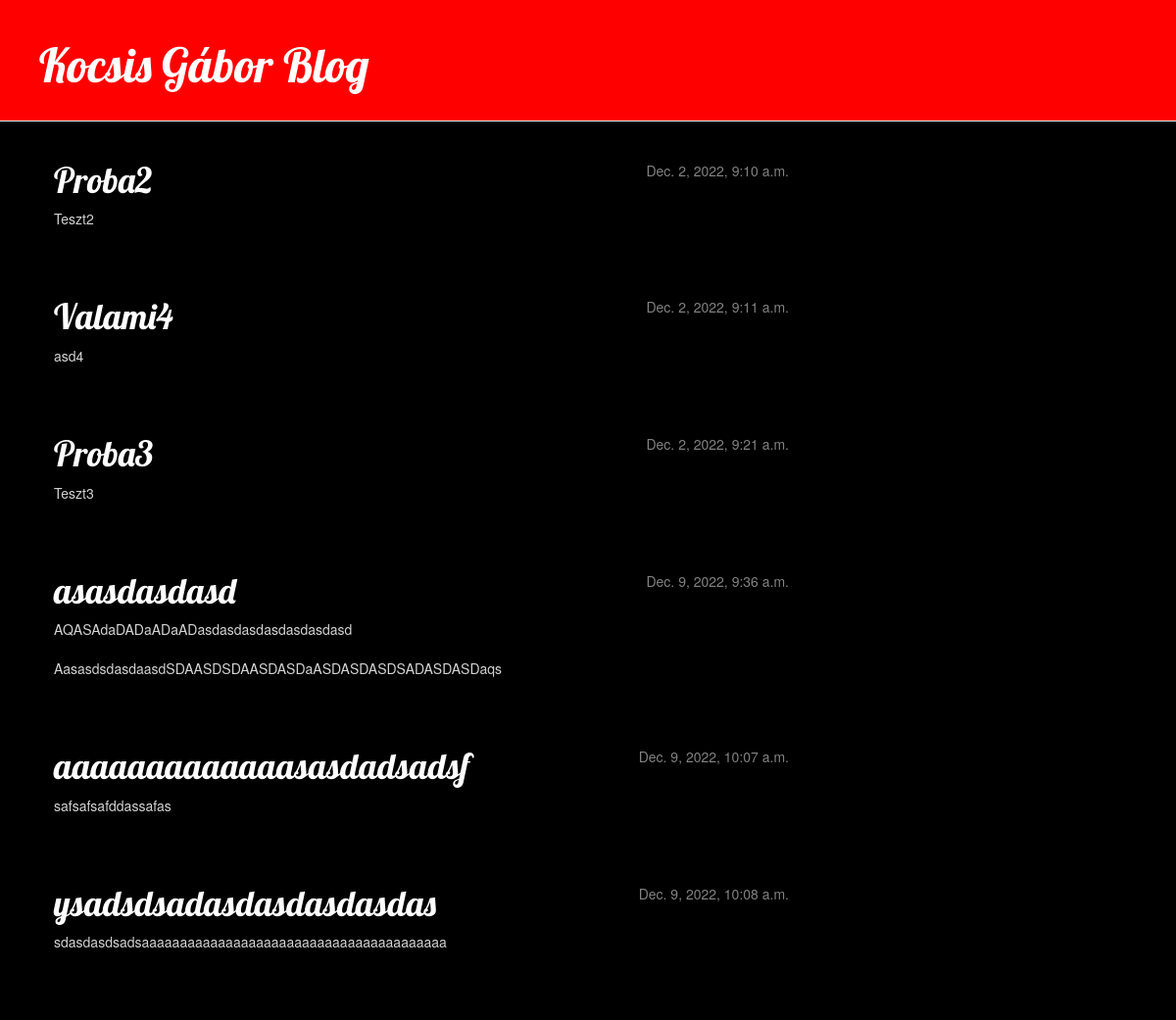
The page / on the database its author committed.
### blog/models.py (models this page shows, shortened)
class Post(models.Model):
    author = models.ForeignKey(settings.AUTH_USER_MODEL, on_delete=models.CASCADE)
    title = models.CharField(max_length=200)
    text = models.TextField()
    created_date = models.DateTimeField(
            default=timezone.now)
    published_date = models.DateTimeField(
            blank=True, null=True)

### blog/views.py (the view)
# urls.py: url(r'^$', views.post_list, name='post_list'),
def post_list(request):
    posts = Post.objects.filter(published_date__lte=timezone.now()).order_by('published_date')
    return render(request, 'blog/post_list.html', {'posts': posts})

### blog/templates/blog/post_list.html
{% extends 'blog/base.html' %}
{% block content %}
    {% for post in posts %}
        <div class="post">
            <div class="date">
                {{ post.published_date }}
            </div>
            <h1><a href="{% url 'post_detail' pk=post.pk %}">{{ post.title }}</a></h1>
            <p>{{ post.text|linebreaksbr }}</p>
        </div>
    {% endfor %}
{% endblock %}

### blog/templates/blog/base.html (shortened to what this page needs)
{% load static %}
<html>
    <head>
        <link rel="stylesheet" href="//maxcdn.bootstrapcdn.com/bootstrap/3.2.0/css/bootstrap.min.css">
        <link rel="stylesheet" href="//maxcdn.bootstrapcdn.com/bootstrap/3.2.0/css/bootstrap-theme.min.css">
        <link rel="stylesheet" href="/static/css/blog.css?{% now "U" %}"/>
    </head>
    <body>
        <div class="page-header">
            <h1><a href="/">Kocsis Gábor Blog</a></h1>
        </div>
        <div class="content container">
            <div class="row">
                <div class="col-md-8">
                {% block content %}
                {% endblock %}
                </div>
            </div>
        </div>
    </body>
</html>

### blog/static/css/blog.css (style rules this page uses)
h1 a { color: #FCA205; font-family: 'Lobster'; }
body { background-color:black; color:lightgrey; }
.page-header { background-color: red; margin-top: 0; padding: 20px 20px 20px 40px; }
.page-header h1, .page-header h1 a, .page-header h1 a:visited, .page-header h1 a:active { color: #ffffff; font-size: 36pt; text-decoration: none; }
.content { margin-left: 40px; }
h1, h2, h3, h4 { font-family: 'Lobster', cursive; }
.date { float: right; color: #828282; }
.post { margin-bottom: 70px; }
.post h1 a, .post h1 a:visited { color: white; }

### rows shown on the page
Post: published_date "Dec. 2, 2022, 9:10 a.m.", title "Proba2", text "Teszt2"
Post: published_date "Dec. 2, 2022, 9:11 a.m.", title "Valami4", text "asd4"
Post: published_date "Dec. 2, 2022, 9:21 a.m.", title "Proba3", text "Teszt3"
Post: published_date "Dec. 9, 2022, 9:36 a.m.", title "asasdasdasd", text "AQASAdaDADaADaADasdasdasdasdasdasdasd AasasdsdasdaasdSDAASDSDAASDASDaASDASDASDSADASDASDaqs"
Post: published_date "Dec. 9, 2022, 10:07 a.m.", title "aaaaaaaaaaaaasasdadsadsf", text "safsafsafddassafas"
Post: published_date "Dec. 9, 2022, 10:08 a.m.", title "ysadsdsadasdasdasdasdas", text "sdasdasdsadsaaaaaaaaaaaaaaaaaaaaaaaaaaaaaaaaaaaaaaaa"
